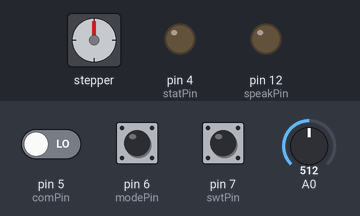
Simulated run of this sketch. Board: Arduino Uno, built with avr-gcc and run on an emulated ATmega328P. Parts: stepper motor, output pins drawn as LEDs (lit = HIGH). Wiring (inferred from the names in the program): stepper motor (2048 steps per turn assumed): coils pin 8, pin 9, pin 10, pin 11. Inputs (shaded band) come from the test bench; at power-on: pin 5 (comPin) LOW, pin 6 (modePin) HIGH, pin 7 (swtPin) LOW, A0 = 512. Pins used as bus, display or sensor lines are not drawn; what the sketch prints to the serial monitor is not drawn.

Above: at 1.2 s.
1.3 s: pin 5 (comPin) driven HIGH
At 1.78 s:
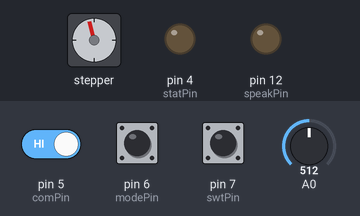
At 2.39 s:
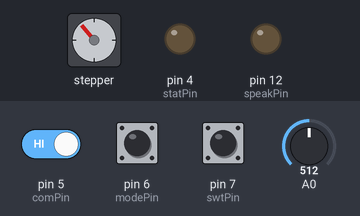
10.3 s: pin 5 (comPin) driven LOW
At 15.9 s:
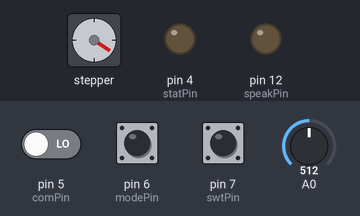
Timing chart, 0 to 17.4 s (numbered marks = the images above; inputs shaded):
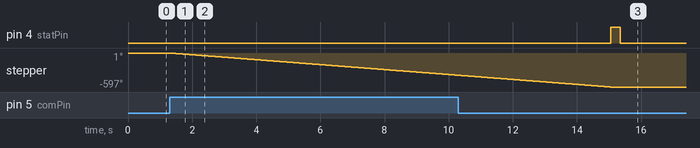

Measured:
- after the input at 1.3 s, stepper: keeps turning counter-clockwise at about 44°/s, starting at once
- after the input at 10.3 s, stepper: goes on until 15.0 s, then stays -597°

The sketch:

pro_c.ino
```cpp
int statPin = 4;
int comPin = 5;
int modePin = 6;
int swtPin = 7;
int motorPin1 = 8;  //StepMotor_28BYJ48 pin 1
int motorPin2 = 9;  //StepMotor_28BYJ48 pin 2
int motorPin3 = 10; //StepMotor_28BYJ48 pin 3
int motorPin4 = 11; //StepMotor_28BYJ48 pin 4
int speakPin = 12;
int motorSpeed = 4;

void setup() {
  // put your setup code here, to run once:
  pinMode(statPin, OUTPUT);
  pinMode(modePin, INPUT);
  pinMode(swtPin, INPUT);
  pinMode(comPin, INPUT);
  pinMode(motorPin1, OUTPUT);
  pinMode(motorPin2, OUTPUT);
  pinMode(motorPin3, OUTPUT);
  pinMode(motorPin4, OUTPUT);
  pinMode(speakPin, OUTPUT);
  Serial.begin(115200);
  digitalWrite(statPin, LOW);
}

void loop() {
  // put your main code here, to run repeatedly:
  int rain_value = analogRead(A0);
  int swt = digitalRead(swtPin);
  int mode = digitalRead(modePin);
  int com = digitalRead(comPin);

  Serial.print("rain_value = ");
  Serial.println(rain_value);
  Serial.print("swt = ");
  Serial.println(swt);
  Serial.print("mode = ");
  Serial.println(mode);
  Serial.print("com = ");
  Serial.println(com);
  Serial.println("===============");

  if (mode == 0) {
    if (rain_value <= 500) {
      if (swt == 1) {
        while (swt == 1) {
          swt = digitalRead(swtPin);
          motor();
          digitalWrite(speakPin, HIGH);
        }
        digitalWrite(speakPin, LOW);
      }
    }
  }

  else if (mode == 1) {
    if (com == 1 && swt == 1) {
      while (swt == 1) {
        Serial.println("Closing");
        swt = digitalRead(swtPin);
        motor();
      }
      digitalWrite(statPin, HIGH);
      delay(300);
      digitalWrite(statPin, LOW);
    }
    else if (com == 1 && swt == 0) {

      for (int i = 0; i < 850; i++) {
        Serial.println("Opening");
        motor_re();
      }
      digitalWrite(statPin, HIGH);
      delay(300);
      digitalWrite(statPin, LOW);
    }
  }
}

void motor_re() {
  //StepMotor_Working_Step
  //Step_1
  digitalWrite(motorPin1, LOW);
  digitalWrite(motorPin2, LOW);
  digitalWrite(motorPin3, LOW);
  digitalWrite(motorPin4, HIGH);
  delay(motorSpeed);
  //Step_2
  digitalWrite(motorPin1, LOW);
  digitalWrite(motorPin2, LOW);
  digitalWrite(motorPin3, HIGH);
  digitalWrite(motorPin4, HIGH);
  delay (motorSpeed);
  //Step_3
  digitalWrite(motorPin1, LOW);
  digitalWrite(motorPin2, HIGH);
  digitalWrite(motorPin3, LOW);
  digitalWrite(motorPin4, LOW);
  delay(motorSpeed);
  //Step_4
  digitalWrite(motorPin1, HIGH);
  digitalWrite(motorPin2, LOW);
  digitalWrite(motorPin3, LOW);
  digitalWrite(motorPin4, LOW);
  delay(motorSpeed);
}

void motor() {
  //StepMotor_Working_Step
  //Step_4
  digitalWrite(motorPin1, HIGH);
  digitalWrite(motorPin2, LOW);
  digitalWrite(motorPin3, LOW);
  digitalWrite(motorPin4, LOW);
  delay(motorSpeed);
  //Step_3
  digitalWrite(motorPin1, LOW);
  digitalWrite(motorPin2, HIGH);
  digitalWrite(motorPin3, LOW);
  digitalWrite(motorPin4, LOW);
  delay(motorSpeed);
  //Step_2
  digitalWrite(motorPin1, LOW);
  digitalWrite(motorPin2, LOW);
  digitalWrite(motorPin3, HIGH);
  digitalWrite(motorPin4, HIGH);
  delay (motorSpeed);
  //Step_1
  digitalWrite(motorPin1, LOW);
  digitalWrite(motorPin2, LOW);
  digitalWrite(motorPin3, LOW);
  digitalWrite(motorPin4, HIGH);
  delay(motorSpeed);
}
```
